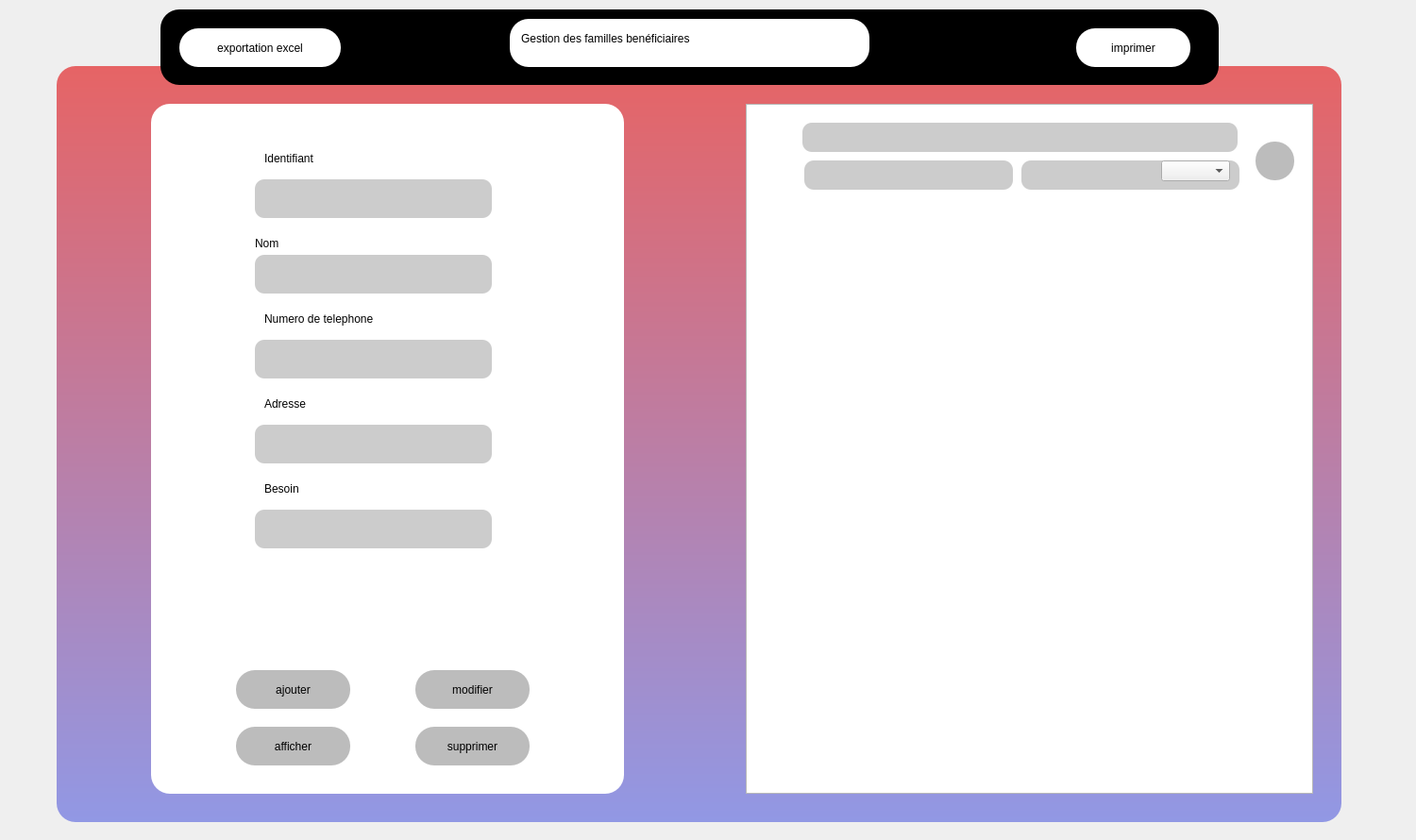
<?xml version="1.0" encoding="UTF-8"?>
<ui version="4.0">
 <class>f_necess</class>
 <widget class="QDialog" name="f_necess">
  <property name="geometry">
   <rect>
    <x>0</x>
    <y>0</y>
    <width>1500</width>
    <height>890</height>
   </rect>
  </property>
  <property name="windowTitle">
   <string>Dialog</string>
  </property>
  <property name="styleSheet">
   <string notr="true">QLineEdit{
border-radius:10px;
}

QPushButton{
    
	background-color: rgb(188, 188, 188);
	border-radius:20px;
	
	font: 9pt &quot;MS Reference Sans Serif&quot;;

}

#widget{
background-color: QLinearGradient(x1: 0,y1: 0,x2: 0,y2: 1,stop: 0 #e66465, stop:1 #9198e5);
	border-radius:20px;
}
#widget_2{
	
	border-radius:20px;
	background-color: rgb(255, 255, 255);
}

QLineEdit{
	
	 
	background-color: rgb(204, 204, 204);
   
}

QLabel{
	
	font: 11pt &quot;MV Boli&quot;;
}
#widget_3
{

border-radius:20px;
}</string>
  </property>
  <widget class="QWidget" name="widget" native="true">
   <property name="geometry">
    <rect>
     <x>60</x>
     <y>70</y>
     <width>1361</width>
     <height>801</height>
    </rect>
   </property>
   <widget class="QTableView" name="tableView">
    <property name="geometry">
     <rect>
      <x>730</x>
      <y>40</y>
      <width>601</width>
      <height>731</height>
     </rect>
    </property>
   </widget>
   <widget class="QWidget" name="widget_2" native="true">
    <property name="geometry">
     <rect>
      <x>100</x>
      <y>40</y>
      <width>501</width>
      <height>731</height>
     </rect>
    </property>
    <widget class="QLineEdit" name="lineEdit">
     <property name="geometry">
      <rect>
       <x>110</x>
       <y>80</y>
       <width>251</width>
       <height>41</height>
      </rect>
     </property>
    </widget>
    <widget class="QLineEdit" name="lineEdit_2">
     <property name="geometry">
      <rect>
       <x>110</x>
       <y>160</y>
       <width>251</width>
       <height>41</height>
      </rect>
     </property>
    </widget>
    <widget class="QLineEdit" name="lineEdit_3">
     <property name="geometry">
      <rect>
       <x>110</x>
       <y>250</y>
       <width>251</width>
       <height>41</height>
      </rect>
     </property>
    </widget>
    <widget class="QLineEdit" name="lineEdit_4">
     <property name="geometry">
      <rect>
       <x>110</x>
       <y>340</y>
       <width>251</width>
       <height>41</height>
      </rect>
     </property>
    </widget>
    <widget class="QLineEdit" name="lineEdit_5">
     <property name="geometry">
      <rect>
       <x>110</x>
       <y>430</y>
       <width>251</width>
       <height>41</height>
      </rect>
     </property>
    </widget>
    <widget class="QPushButton" name="pushButton_2">
     <property name="geometry">
      <rect>
       <x>280</x>
       <y>600</y>
       <width>121</width>
       <height>41</height>
      </rect>
     </property>
     <property name="text">
      <string>modifier</string>
     </property>
    </widget>
    <widget class="QLabel" name="label_6">
     <property name="geometry">
      <rect>
       <x>120</x>
       <y>480</y>
       <width>71</width>
       <height>21</height>
      </rect>
     </property>
     <property name="text">
      <string/>
     </property>
    </widget>
    <widget class="QPushButton" name="pushButton_3">
     <property name="geometry">
      <rect>
       <x>280</x>
       <y>660</y>
       <width>121</width>
       <height>41</height>
      </rect>
     </property>
     <property name="text">
      <string>supprimer</string>
     </property>
    </widget>
    <widget class="QPushButton" name="pushButton_4">
     <property name="geometry">
      <rect>
       <x>90</x>
       <y>600</y>
       <width>121</width>
       <height>41</height>
      </rect>
     </property>
     <property name="text">
      <string>ajouter</string>
     </property>
    </widget>
    <widget class="QPushButton" name="pushButton_5">
     <property name="geometry">
      <rect>
       <x>90</x>
       <y>660</y>
       <width>121</width>
       <height>41</height>
      </rect>
     </property>
     <property name="text">
      <string>afficher</string>
     </property>
    </widget>
    <widget class="QLabel" name="label">
     <property name="geometry">
      <rect>
       <x>120</x>
       <y>50</y>
       <width>101</width>
       <height>16</height>
      </rect>
     </property>
     <property name="text">
      <string>Identifiant</string>
     </property>
    </widget>
    <widget class="QLabel" name="label_2">
     <property name="geometry">
      <rect>
       <x>110</x>
       <y>140</y>
       <width>101</width>
       <height>16</height>
      </rect>
     </property>
     <property name="text">
      <string>Nom</string>
     </property>
    </widget>
    <widget class="QLabel" name="label_3">
     <property name="geometry">
      <rect>
       <x>120</x>
       <y>480</y>
       <width>56</width>
       <height>16</height>
      </rect>
     </property>
     <property name="text">
      <string/>
     </property>
    </widget>
    <widget class="QLabel" name="label_4">
     <property name="geometry">
      <rect>
       <x>120</x>
       <y>400</y>
       <width>56</width>
       <height>16</height>
      </rect>
     </property>
     <property name="text">
      <string>Besoin</string>
     </property>
    </widget>
    <widget class="QLabel" name="label_5">
     <property name="geometry">
      <rect>
       <x>120</x>
       <y>310</y>
       <width>71</width>
       <height>16</height>
      </rect>
     </property>
     <property name="text">
      <string>Adresse</string>
     </property>
    </widget>
    <widget class="QLabel" name="label_7">
     <property name="geometry">
      <rect>
       <x>120</x>
       <y>220</y>
       <width>191</width>
       <height>16</height>
      </rect>
     </property>
     <property name="text">
      <string>Numero de telephone</string>
     </property>
    </widget>
   </widget>
   <widget class="QLineEdit" name="lineEdit_7">
    <property name="geometry">
     <rect>
      <x>790</x>
      <y>60</y>
      <width>461</width>
      <height>31</height>
     </rect>
    </property>
   </widget>
   <widget class="QLineEdit" name="lineEdit_8">
    <property name="geometry">
     <rect>
      <x>1022</x>
      <y>100</y>
      <width>231</width>
      <height>31</height>
     </rect>
    </property>
   </widget>
   <widget class="QLineEdit" name="lineEdit_9">
    <property name="geometry">
     <rect>
      <x>792</x>
      <y>100</y>
      <width>221</width>
      <height>31</height>
     </rect>
    </property>
   </widget>
   <widget class="QComboBox" name="comboBox">
    <property name="geometry">
     <rect>
      <x>1170</x>
      <y>100</y>
      <width>73</width>
      <height>22</height>
     </rect>
    </property>
   </widget>
   <widget class="QPushButton" name="pushButton">
    <property name="geometry">
     <rect>
      <x>1270</x>
      <y>80</y>
      <width>41</width>
      <height>41</height>
     </rect>
    </property>
    <property name="text">
     <string/>
    </property>
    <property name="icon">
     <iconset resource="style.qrc">
      <normaloff>:/new/prefix1/rech.png</normaloff>:/new/prefix1/rech.png</iconset>
    </property>
    <property name="iconSize">
     <size>
      <width>50</width>
      <height>50</height>
     </size>
    </property>
   </widget>
  </widget>
  <widget class="QWidget" name="widget_3" native="true">
   <property name="geometry">
    <rect>
     <x>170</x>
     <y>10</y>
     <width>1121</width>
     <height>80</height>
    </rect>
   </property>
   <property name="styleSheet">
    <string notr="true">background-color:rgb(0, 0, 0)
</string>
   </property>
   <widget class="QPushButton" name="pushButton_6">
    <property name="geometry">
     <rect>
      <x>20</x>
      <y>20</y>
      <width>171</width>
      <height>41</height>
     </rect>
    </property>
    <property name="styleSheet">
     <string notr="true">background-color: rgb(255, 255, 255);</string>
    </property>
    <property name="text">
     <string>exportation excel</string>
    </property>
   </widget>
   <widget class="QPushButton" name="pushButton_7">
    <property name="geometry">
     <rect>
      <x>970</x>
      <y>20</y>
      <width>121</width>
      <height>41</height>
     </rect>
    </property>
    <property name="styleSheet">
     <string notr="true">background-color: rgb(255, 255, 255);</string>
    </property>
    <property name="text">
     <string>imprimer</string>
    </property>
   </widget>
   <widget class="QPushButton" name="pushButton_8">
    <property name="geometry">
     <rect>
      <x>370</x>
      <y>10</y>
      <width>381</width>
      <height>51</height>
     </rect>
    </property>
    <property name="styleSheet">
     <string notr="true">background-color: rgb(255, 255, 255);</string>
    </property>
    <property name="text">
     <string/>
    </property>
   </widget>
   <widget class="QLineEdit" name="lineEdit_10">
    <property name="geometry">
     <rect>
      <x>380</x>
      <y>20</y>
      <width>361</width>
      <height>22</height>
     </rect>
    </property>
    <property name="styleSheet">
     <string notr="true">background-color: rgb(255, 255, 255);

color: rgb(0, 0, 0);

font: 14pt &quot;MV Boli&quot;;</string>
    </property>
    <property name="text">
     <string>Gestion des familles benéficiaires</string>
    </property>
   </widget>
  </widget>
 </widget>
 <resources>
  <include location="style.qrc"/>
 </resources>
 <connections/>
</ui>
